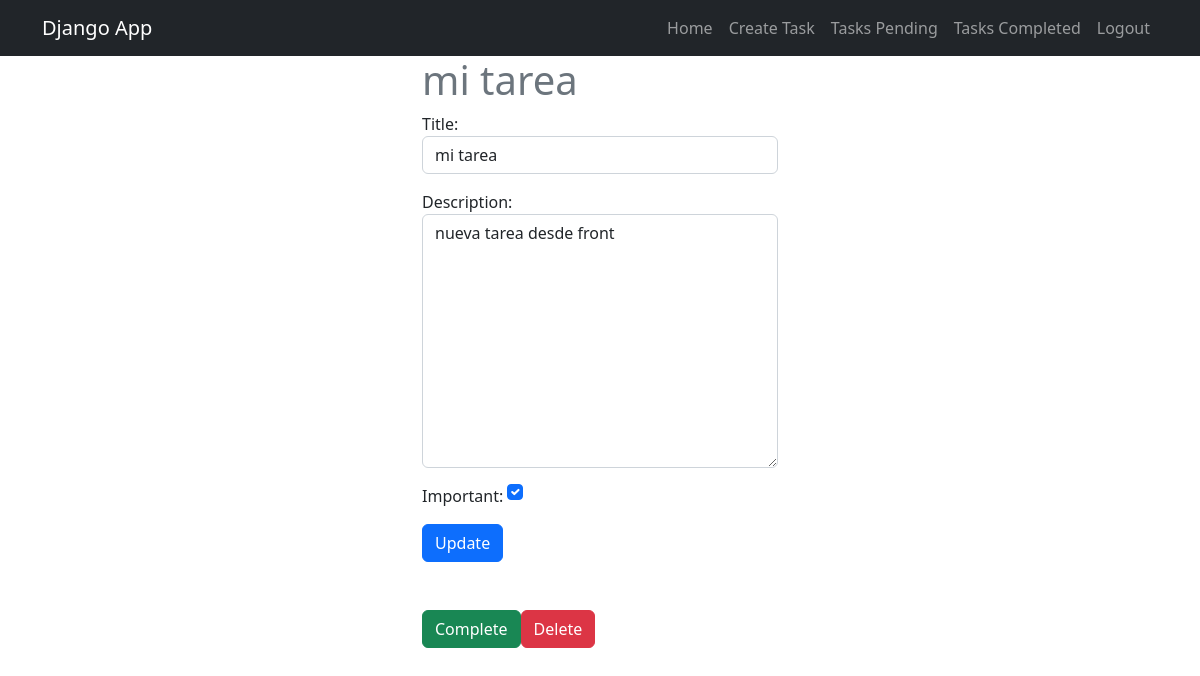
/tasks/2 (signed in), run on an earlier commit of the app's database.
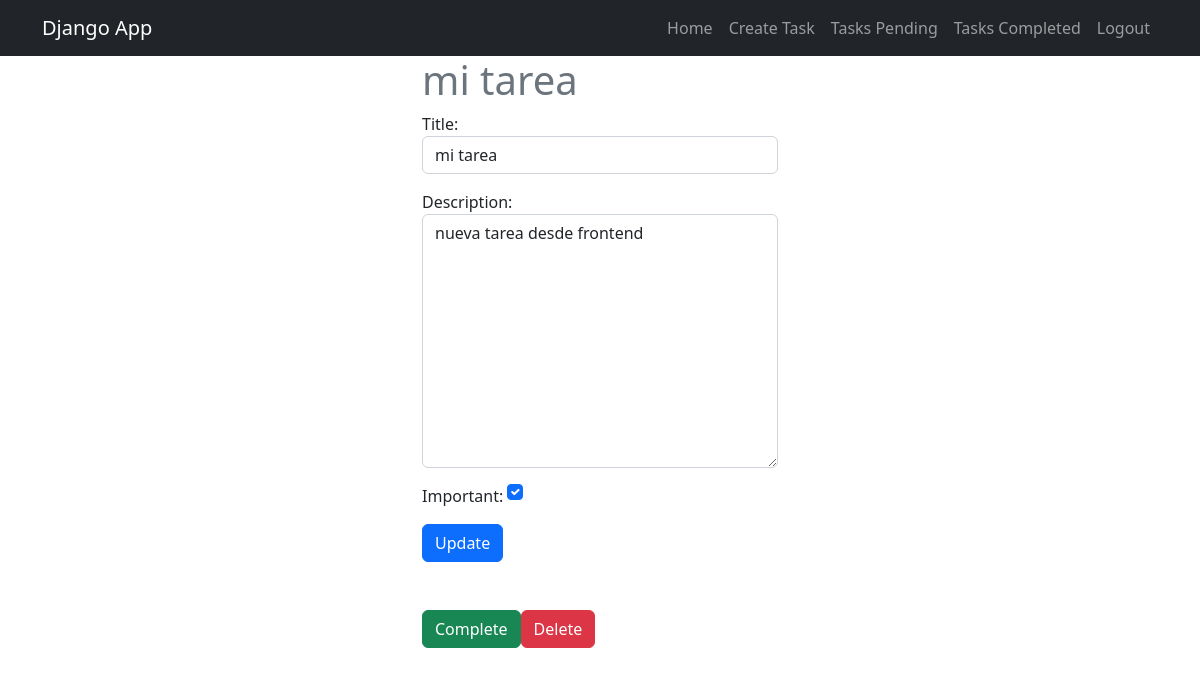
And on a later commit of the database.
### tasks/models.py (models this page shows, shortened)
class Task(models.Model):
    title = models.CharField(max_length=100)
    description = models.TextField(blank=True)
    created = models.DateTimeField(auto_now_add=True)
    datecompleted = models.DateTimeField(null=True, blank=True) # Se le agrega blank para no ser dato requerido en el administrador
    important = models.BooleanField(default=False)
    user = models.ForeignKey(User, on_delete=models.CASCADE)

### tasks/views.py (the view, shortened to what this page needs)
# urls.py: path('tasks/<int:task_id>',views.task_detail, name='task_detail'),
@login_required
def task_detail(request, task_id):
    if request.method == 'GET':
        task = get_object_or_404(Task, pk=task_id, user=request.user)
        form = TaskForm(instance=task)
        return render(request,'task_detail.html', {'task': task, 'form': form})

### tasks/forms.py
class TaskForm(forms.ModelForm):
    class Meta:
        model = Task
        fields = ['title', 'description', 'important'] # Se especifican los campos que se van a usar
        widgets = {
            'title': forms.TextInput(attrs={'class': 'form-control', 'placeholder': 'Write a title'}),
            'description': forms.Textarea(attrs={'class': 'form-control', 'placeholder': 'Write a description'}),
            'important': forms.CheckboxInput(attrs={'class': 'form-check-input m-auto'}),
        }

### tasks/templates/task_detail.html (shortened to what this page needs)
{% extends 'base.html' %}
{% block content %}
<main class="container">
    <div class="row">
        <div class="col-md-4 offset-md-4">
            <h1 class="text-secondary">{{task.title}}</h1>
            <form method="POST">
                {{form.as_p}}
                <button class="btn btn-primary">Update</button>
            </form>
            <div class="mt-5 d-flex">
                <form action="{% url 'complete_task' task.id %}" method="POST">
                    <button class="btn btn-success">Complete</button>
                </form>
                <form action="{% url 'delete_task' task.id %}" method="POST">
                    <button class="btn btn-danger">Delete</button>
                </form>
            </div>
        </div>
    </div>
</main>
{% endblock %}

What changed in the data, as far as the page shows it:
changed Task "mi tarea": description "nueva tarea desde front" → "nueva tarea desde frontend"
